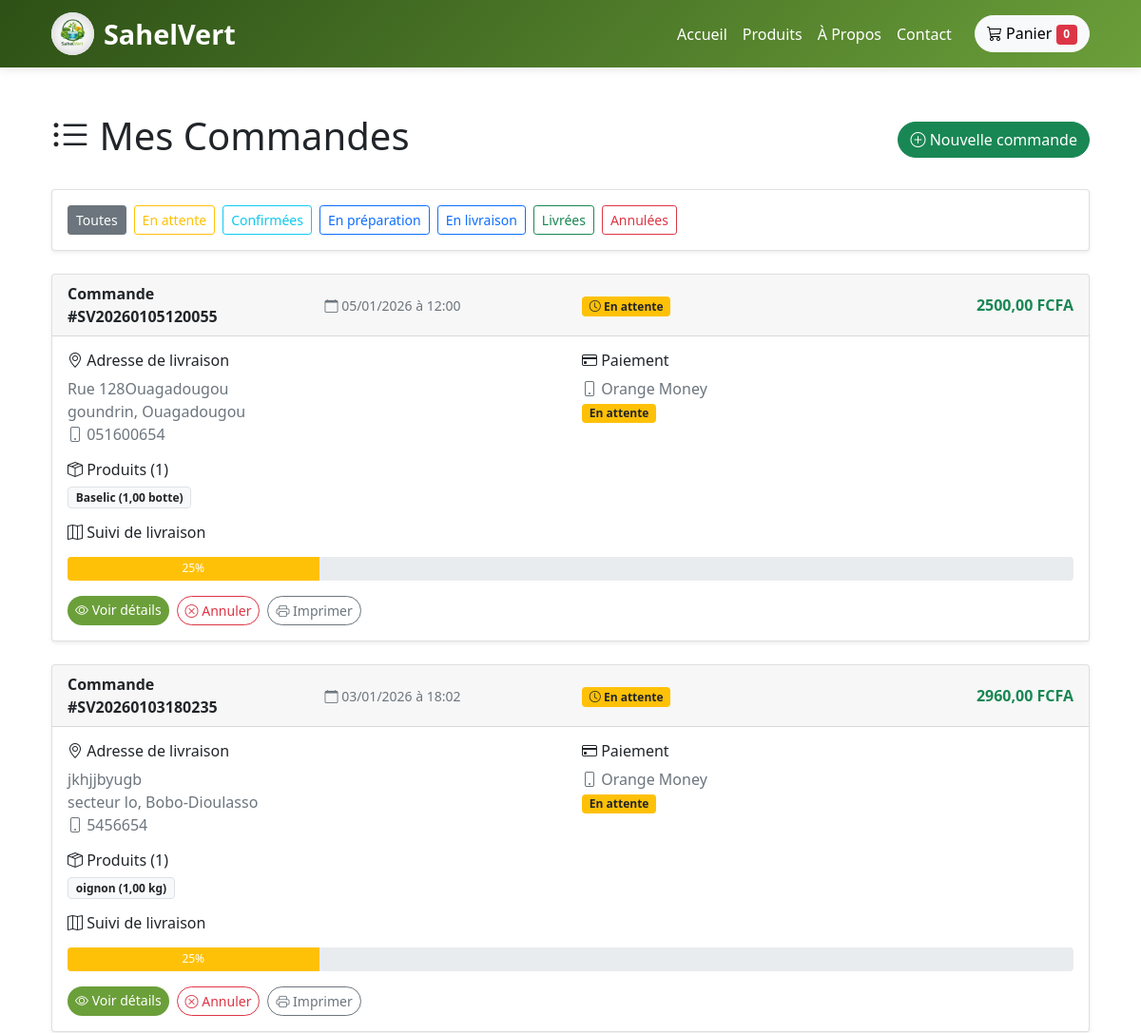
The page /mes-commandes/ (signed in, upper part) on the database as committed earlier.
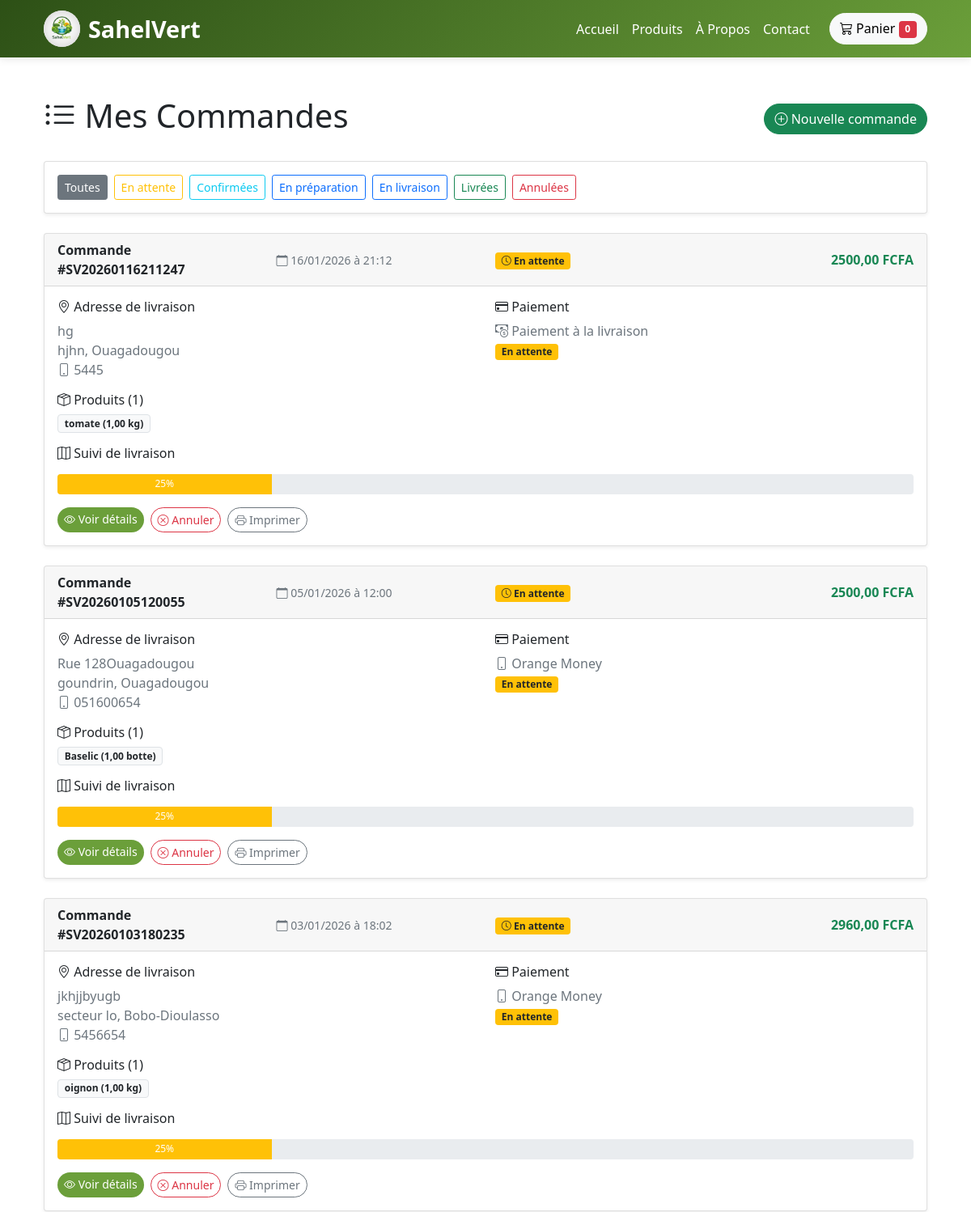
The same page on the database as committed later.
### Shop/models.py (models this page shows, shortened)
class Commande(models.Model):
    STATUT_CHOICES = [
        ('en_attente', 'En attente'),
        ('confirmee', 'Confirmée'),
        ('en_preparation', 'En préparation'),
        ('en_livraison', 'En livraison'),
        ('livree', 'Livrée'),
        ('annulee', 'Annulée'),
    ]
    MODE_PAIEMENT_CHOICES = [
        ('cash', 'Paiement à la livraison'),
        ('orange_money', 'Orange Money'),
        ('moov_money', 'Moov Money'),
        ('carte', 'Carte bancaire'),
    ]
    client = models.ForeignKey(Client, on_delete=models.CASCADE, related_name='commandes')
    numero_commande = models.CharField(max_length=20, unique=True, editable=False)
    statut = models.CharField(max_length=20, choices=STATUT_CHOICES, default='en_attente')
    adresse_livraison = models.TextField()
    ville_livraison = models.CharField(max_length=100)
    quartier_livraison = models.CharField(max_length=100)
    telephone_livraison = models.CharField(max_length=20)
    sous_total = models.DecimalField(max_digits=10, decimal_places=2, default=0)
    frais_livraison = models.DecimalField(max_digits=10, decimal_places=2, default=0)
    total = models.DecimalField(max_digits=10, decimal_places=2, default=0)
    mode_paiement = models.CharField(max_length=20, choices=MODE_PAIEMENT_CHOICES)
    paiement_effectue = models.BooleanField(default=False)
    notes_client = models.TextField(blank=True, help_text="Instructions spéciales du client")
    notes_interne = models.TextField(blank=True, help_text="Notes pour l'équipe")
    date_commande = models.DateTimeField(auto_now_add=True)
    date_livraison_prevue = models.DateTimeField(blank=True, null=True)
    date_livraison_reelle = models.DateTimeField(blank=True, null=True)
    date_modification = models.DateTimeField(auto_now=True)
    class Meta:
        verbose_name = "Commande"
        verbose_name_plural = "Commandes"
        ordering = ['-date_commande']

class LigneCommande(models.Model):
    commande = models.ForeignKey(Commande, on_delete=models.CASCADE, related_name='items')
    produit = models.ForeignKey(Produit, on_delete=models.PROTECT)
    nom_produit = models.CharField(max_length=200)
    prix_unitaire = models.DecimalField(max_digits=10, decimal_places=2)
    quantite = models.DecimalField(
        max_digits=10,
        decimal_places=2,
        validators=[MinValueValidator(Decimal('0.01'))]
    )
    unite = models.CharField(max_length=10)
    class Meta:
        verbose_name = "Ligne de commande"
        verbose_name_plural = "Lignes de commande"

### Shop/views.py (the view)
# urls.py: path('mes-commandes/', views.mes_commandes, name='mes_commandes'),
@login_required
def mes_commandes(request):
    try:
        client = Client.objects.get(user=request.user)
        commandes = Commande.objects.filter(client=client).order_by('-date_commande')
    except Client.DoesNotExist:
        commandes = []
    context = {
        'commandes': commandes
    }
    return render(request, 'shop/mes_commandes.html', context)

### templates/shop/mes_commandes.html (shortened to what the changed rows need)
{% extends 'base.html' %}
{% block content %}
<div class="container my-5">
    <div class="d-flex justify-content-between align-items-center mb-4">
        <h1>
            <i class="bi bi-list-ul"></i> Mes Commandes
        </h1>
    </div>
    {% if commandes %}
    <div class="row">
        {% for commande in commandes %}
        <div class="col-12 mb-4 commande-item" data-statut="{{ commande.statut }}">
            <div class="card shadow-sm">
                <div class="card-header">
                    <div class="row align-items-center">
                        <div class="col-md-3">
                            <strong>Commande #{{ commande.numero_commande }}</strong>
                        </div>
                        <div class="col-md-3">
                            <small class="text-muted">
                                <i class="bi bi-calendar"></i>
                                {{ commande.date_commande|date:"d/m/Y à H:i" }}
                            </small>
                        </div>
                        <div class="col-md-3">
                            {% if commande.statut == 'en_attente' %}
                            <span class="badge bg-warning text-dark">
                                <i class="bi bi-clock"></i> En attente
                            </span>
                            {% elif commande.statut == 'confirmee' %}
                            <span class="badge bg-info">
                                <i class="bi bi-check-circle"></i> Confirmée
                            </span>
                            {% elif commande.statut == 'en_preparation' %}
                            <span class="badge bg-primary">
                                <i class="bi bi-box-seam"></i> En préparation
                            </span>
                            {% elif commande.statut == 'en_livraison' %}
                            <span class="badge bg-primary">
                                <i class="bi bi-truck"></i> En livraison
                            </span>
                            {% elif commande.statut == 'livree' %}
                            <span class="badge bg-success">
                                <i class="bi bi-check-circle-fill"></i> Livrée
                            </span>
                            {% elif commande.statut == 'annulee' %}
                            <span class="badge bg-danger">
                                <i class="bi bi-x-circle"></i> Annulée
                            </span>
                            {% endif %}
                        </div>
                        <div class="col-md-3 text-end">
                            <strong class="text-success">{{ commande.total }} FCFA</strong>
                        </div>
                    </div>
                </div>
                <div class="card-body">
                    <div class="row mb-3">
                        <div class="col-md-6">
                            <h6 class="mb-2">
                                <i class="bi bi-geo-alt"></i> Adresse de livraison
                            </h6>
                            <p class="text-muted mb-0">
                                {{ commande.adresse_livraison }}<br>
                                {{ commande.quartier_livraison }}, {{ commande.ville_livraison }}<br>
                                <i class="bi bi-phone"></i> {{ commande.telephone_livraison }}
                            </p>
                        </div>
                        <div class="col-md-6">
                            <h6 class="mb-2">
                                <i class="bi bi-credit-card"></i> Paiement
                            </h6>
                            <p class="text-muted mb-0">
                                {% if commande.mode_paiement == 'cash' %}
                                    <i class="bi bi-cash-coin"></i> Paiement à la livraison
                                {% elif commande.mode_paiement == 'orange_money' %}
                                    <i class="bi bi-phone"></i> Orange Money
                                {% elif commande.mode_paiement == 'moov_money' %}
                                    <i class="bi bi-phone"></i> Moov Money
                                {% endif %}
                                <br>
                                {% if commande.paiement_effectue %}
                                    <span class="badge bg-success">Payé</span>
                                {% else %}
                                    <span class="badge bg-warning text-dark">En attente</span>
                                {% endif %}
                            </p>
                        </div>
                    </div>
                    <div class="mb-3">
                        <h6 class="mb-2">
                            <i class="bi bi-box-seam"></i> Produits ({{ commande.items.count }})
                        </h6>
                        <div class="d-flex flex-wrap gap-2">
                            {% for item in commande.items.all|slice:":3" %}
                            <span class="badge bg-light text-dark border">
                                {{ item.nom_produit }} ({{ item.quantite }} {{ item.unite }})
                            </span>
                            {% endfor %}
                        </div>
                    </div>
                    {% if commande.statut != 'annulee' %}
                    <div class="mb-3">
                        <h6 class="mb-3">
                            <i class="bi bi-map"></i> Suivi de livraison
                        </h6>
                        <div class="progress" style="height: 25px;">
                            {% if commande.statut == 'en_attente' %}
                            <div class="progress-bar bg-warning" style="width: 25%">25%</div>
                            {% elif commande.statut == 'confirmee' %}
                            <div class="progress-bar bg-info" style="width: 40%">40%</div>
                            {% elif commande.statut == 'en_preparation' %}
                            <div class="progress-bar bg-primary" style="width: 60%">60%</div>
                            {% elif commande.statut == 'en_livraison' %}
                            <div class="progress-bar bg-primary" style="width: 80%">80%</div>
                            {% elif commande.statut == 'livree' %}
                            <div class="progress-bar bg-success" style="width: 100%">100%</div>
                            {% endif %}
                        </div>
                    </div>
                    {% endif %}
                    <div class="d-flex gap-2 flex-wrap">
                        <a href="/commande/{{ commande.id }}/" class="btn btn-sm btn-primary rounded-pill">
                            <i class="bi bi-eye"></i> Voir détails
                        </a>
                        {% if commande.statut in 'en_attente,confirmee' %}
                        <form method="POST" action="/annuler-commande/{{ commande.id }}/" class="d-inline">
                            <button type="submit"
                                    class="btn btn-sm btn-outline-danger rounded-pill"
                                    onclick="return confirm('Êtes-vous sûr de vouloir annuler cette commande?')">
                                <i class="bi bi-x-circle"></i> Annuler
                            </button>
                        </form>
                        {% endif %}
                        <button class="btn btn-sm btn-outline-secondary rounded-pill">
                            <i class="bi bi-printer"></i> Imprimer
                        </button>
                    </div>
                </div>
            </div>
        </div>
        {% endfor %}
    </div>
    {% endif %}
</div>
{% endblock %}

Rows that differ between the two databases and show on the page:
added Commande: numero_commande "SV20260116211247", date_commande "16/01/2026 à 21:12", statut "en_attente" (drawn), total "2500,00", adresse_livraison "hg", quartier_livraison "hjhn", ville_livraison "Ouagadougou", telephone_livraison "5445", mode_paiement "cash" (drawn), paiement_effectue "En attente", items.count "1"
added LigneCommande: nom_produit "tomate", quantite "1,00", unite "kg", shown under "SV20260116211247"
